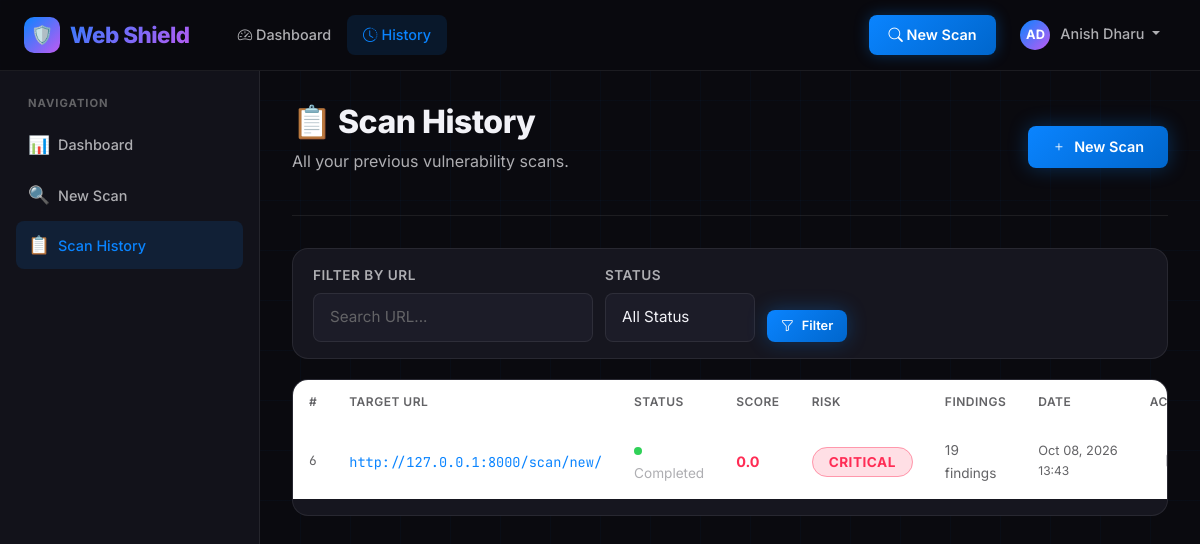
Page /history/ (signed in) on the committed database.
### scanner/models.py (models this page shows, shortened)
class ScanJob(models.Model):
    STATUS_CHOICES = [
        ('pending', 'Pending'),
        ('running', 'Running'),
        ('completed', 'Completed'),
        ('failed', 'Failed'),
    ]
    user = models.ForeignKey(User, on_delete=models.CASCADE, related_name='scans')
    target_url = models.URLField(max_length=500)
    status = models.CharField(max_length=20, choices=STATUS_CHOICES, default='pending')
    created_at = models.DateTimeField(auto_now_add=True)
    started_at = models.DateTimeField(null=True, blank=True)
    completed_at = models.DateTimeField(null=True, blank=True)
    security_score = models.FloatField(null=True, blank=True)
    risk_level = models.CharField(max_length=20, blank=True)  # Low/Medium/High/Critical
    error_message = models.TextField(blank=True)
    class Meta:
        ordering = ['-created_at']

### scanner/views.py (the view)
# urls.py: path('history/', views.scan_history, name='scan_history'),
@login_required
def scan_history(request):
    scans = ScanJob.objects.filter(user=request.user).order_by('-created_at')
    status_filter = request.GET.get('status', '')
    url_filter = request.GET.get('url', '')
    if status_filter:
        scans = scans.filter(status=status_filter)
    if url_filter:
        scans = scans.filter(target_url__icontains=url_filter)
    context = {
        'scans': scans,
        'status_filter': status_filter,
        'url_filter': url_filter,
    }
    return render(request, 'scanner/scan_history.html', context)

### templates/scanner/scan_history.html (shortened to what this page needs)
{% extends 'base.html' %}
{% block content %}
<div class="page-layout" style="position: relative; z-index: 1;">
  <aside class="sidebar">
    <div class="sidebar-title">Navigation</div>
    <a href="{% url 'dashboard' %}" class="sidebar-link" id="sidebar-dashboard"><span class="sidebar-icon">📊</span> Dashboard</a>
    <a href="{% url 'new_scan' %}" class="sidebar-link" id="sidebar-new-scan"><span class="sidebar-icon">🔍</span> New Scan</a>
    <a href="{% url 'scan_history' %}" class="sidebar-link active" id="sidebar-history"><span class="sidebar-icon">📋</span> Scan History</a>
  </aside>
  <main class="main-content">
    <div class="page-header" style="display: flex; align-items: center; justify-content: space-between; flex-wrap: wrap; gap: 16px;">
      <div>
        <h1>📋 Scan History</h1>
        <p>All your previous vulnerability scans.</p>
      </div>
      <a href="{% url 'new_scan' %}" class="btn btn-primary" id="history-new-scan">
        <i class="bi bi-plus"></i> New Scan
      </a>
    </div>
    <div class="card" style="margin-bottom: 20px; padding: 16px 20px;">
      <form method="get" style="display: flex; gap: 12px; align-items: flex-end; flex-wrap: wrap;" id="filter-form">
        <div>
          <label class="form-label" for="filter-url">Filter by URL</label>
          <input type="text" name="url" id="filter-url" class="form-control" style="min-width: 280px;"
                 placeholder="Search URL..." value="{{ url_filter }}">
        </div>
        <div>
          <label class="form-label" for="filter-status">Status</label>
          <select name="status" id="filter-status" class="form-control form-select" style="min-width: 150px;">
            <option value="">All Status</option>
          </select>
        </div>
        <button type="submit" class="btn btn-primary btn-sm" id="filter-submit">
          <i class="bi bi-funnel"></i> Filter
        </button>
      </form>
    </div>
    <div class="card">
      <div class="card-body" style="padding: 0;">
        {% if scans %}
        <table class="table" id="history-table">
          <thead>
            <tr>
              <th>#</th>
              <th>Target URL</th>
              <th>Status</th>
              <th>Score</th>
              <th>Risk</th>
              <th>Findings</th>
              <th>Date</th>
              <th>Actions</th>
            </tr>
          </thead>
          <tbody>
            {% for scan in scans %}
            <tr id="scan-row-{{ scan.id }}">
              <td class="mono" style="color: var(--text-muted); font-size: 0.8rem;">{{ scan.id }}</td>
              <td>
                <a href="{{ scan.target_url }}" target="_blank" rel="noopener"
                   style="color: var(--accent-blue); text-decoration: none; font-size: 0.85rem; font-family: 'JetBrains Mono', monospace;"
                   id="history-url-{{ scan.id }}">
                  {{ scan.target_url|truncatechars:45 }}
                </a>
              </td>
              <td>
                <span class="status-dot {{ scan.status }}"></span>
                <span style="font-size: 0.85rem; color: var(--text-secondary);">{{ scan.get_status_display }}</span>
              </td>
              <td>
                {% if scan.security_score is not None %}
                <span style="font-weight: 700;
                  color: {% if scan.security_score >= 70 %}#30D158{% elif scan.security_score >= 40 %}#FFD60A{% else %}#FF2D55{% endif %};">
                  {{ scan.security_score }}
                </span>
                {% else %}<span style="color: var(--text-muted);">—</span>{% endif %}
              </td>
              <td>
                {% if scan.risk_level %}
                <span class="risk-badge risk-{{ scan.risk_level }}">{{ scan.risk_level }}</span>
                {% else %}<span style="color: var(--text-muted);">—</span>{% endif %}
              </td>
              <td>
                <span style="font-size: 0.85rem; color: var(--text-muted);">
                  {{ scan.findings.count }} findings
                </span>
              </td>
              <td style="color: var(--text-muted); font-size: 0.8rem; white-space: nowrap;">
                {{ scan.created_at|date:"M d, Y" }}<br>
                <span style="font-size: 0.75rem;">{{ scan.created_at|date:"H:i" }}</span>
              </td>
              <td>
                <div style="display: flex; gap: 6px;">
                  {% if scan.status == 'completed' %}
                  <a href="{% url 'scan_report' scan.id %}" class="btn btn-sm btn-outline" id="view-{{ scan.id }}"
                     title="View Report"><i class="bi bi-file-earmark-text"></i></a>
                  {% elif scan.status in 'pending,running' %}
                  <a href="{% url 'scan_status' scan.id %}" class="btn btn-sm btn-outline" id="status-{{ scan.id }}"
                     title="View Status"><i class="bi bi-hourglass-split"></i></a>
                  {% endif %}
                </div>
              </td>
            </tr>
            {% endfor %}
          </tbody>
        </table>
        {% endif %}
      </div>
    </div>
  </main>
</div>
{% endblock %}

### templates/base.html (shortened to what this page needs)
<!DOCTYPE html>
<html lang="en">
<head>
  <link rel="stylesheet" href="https://cdn.jsdelivr.net/npm/bootstrap-icons@1.11.3/font/bootstrap-icons.min.css">
  <link rel="stylesheet" href="https://cdn.jsdelivr.net/npm/bootstrap@5.3.2/dist/css/bootstrap.min.css">
  {% load static %}
  <link rel="stylesheet" href="{% static 'css/style.css' %}">
</head>
<body>
<nav class="navbar navbar-expand-lg">
  <div class="container-fluid px-4">
    <a class="navbar-brand" href="{% url 'home' %}" id="navbar-brand">
      <div class="brand-icon">🛡️</div>
      Web Shield
    </a>
    <div class="collapse navbar-collapse" id="navbarNav">
      <ul class="navbar-nav me-auto ms-3">
        {% if user.is_authenticated %}
        <li class="nav-item">
          <a class="nav-link {% if request.resolver_match.url_name == 'dashboard' %}active{% endif %}"
             href="{% url 'dashboard' %}" id="nav-dashboard">
            <i class="bi bi-speedometer2 me-1"></i>Dashboard
          </a>
        </li>
        <li class="nav-item">
          <a class="nav-link {% if request.resolver_match.url_name == 'scan_history' %}active{% endif %}"
             href="{% url 'scan_history' %}" id="nav-history">
            <i class="bi bi-clock-history me-1"></i>History
          </a>
        </li>
        {% endif %}
      </ul>
      <ul class="navbar-nav align-items-center gap-2">
        {% if user.is_authenticated %}
        <li class="nav-item">
          <a class="nav-link btn-nav-scan" href="{% url 'new_scan' %}" id="nav-new-scan">
            <i class="bi bi-search"></i> New Scan
          </a>
        </li>
        <li class="nav-item dropdown">
          <a class="nav-link dropdown-toggle" href="#" role="button" data-bs-toggle="dropdown" id="nav-user-dropdown">
            <span style="background: linear-gradient(135deg, #0A84FF, #BF5AF2); border-radius: 50%; width: 30px; height: 30px; display: inline-flex; align-items: center; justify-content: center; font-size: 0.8rem; font-weight: 700; color: white; margin-right: 6px;">
              {{ user.first_name|first|upper }}{{ user.last_name|first|upper }}
            </span>
            {{ user.get_full_name|default:user.username }}
          </a>
        </li>
        {% endif %}
      </ul>
    </div>
  </div>
</nav>
{% block content %}{% endblock %}
</body>
</html>

### rows in the picture
ScanJob: id "6", target_url "http://127.0.0.1:8000/scan/new/", status "Completed", security_score "0.0", risk_level "CRITICAL", findings.count "19", created_at "Oct 08, 2026", created_at "13:43"

### other values in the picture
{{ user.first_name|first|upper }} "A"
{{ user.last_name|first|upper }} "D"
{{ user.get_full_name|default:user.username }} "Anish Dharu"
